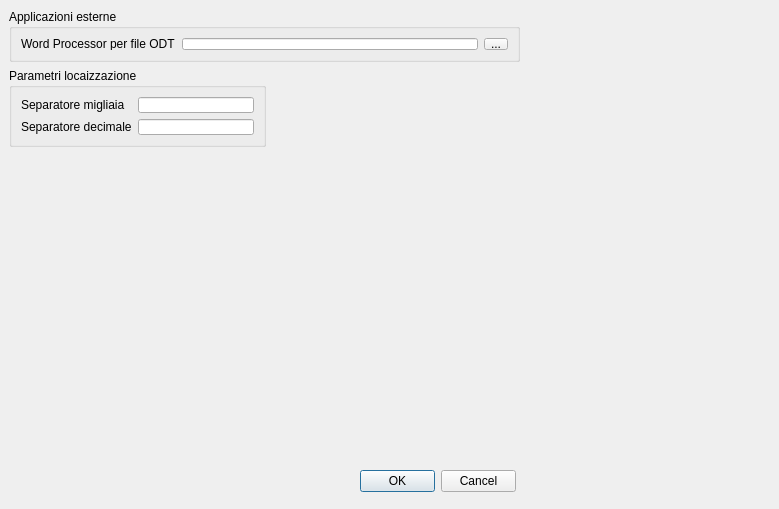
<?xml version="1.0" encoding="UTF-8"?>
<ui version="4.0">
 <class>SettingsDialog</class>
 <widget class="QDialog" name="SettingsDialog">
  <property name="geometry">
   <rect>
    <x>0</x>
    <y>0</y>
    <width>779</width>
    <height>509</height>
   </rect>
  </property>
  <property name="windowTitle">
   <string>Impostazioni</string>
  </property>
  <widget class="QGroupBox" name="groupBox">
   <property name="geometry">
    <rect>
     <x>9</x>
     <y>9</y>
     <width>511</width>
     <height>53</height>
    </rect>
   </property>
   <property name="title">
    <string>Applicazioni esterne</string>
   </property>
   <layout class="QGridLayout" name="gridLayout">
    <item row="0" column="0">
     <widget class="QLabel" name="wordProcessorFileLabel">
      <property name="text">
       <string>Word Processor per file ODT</string>
      </property>
     </widget>
    </item>
    <item row="0" column="1">
     <widget class="QLineEdit" name="wordProcessorFileLineEdit"/>
    </item>
    <item row="0" column="2">
     <widget class="QToolButton" name="wordProcessorSelectFileToolButton">
      <property name="text">
       <string>...</string>
      </property>
     </widget>
    </item>
   </layout>
  </widget>
  <widget class="QDialogButtonBox" name="buttonBox">
   <property name="geometry">
    <rect>
     <x>360</x>
     <y>470</y>
     <width>156</width>
     <height>23</height>
    </rect>
   </property>
   <property name="orientation">
    <enum>Qt::Horizontal</enum>
   </property>
   <property name="standardButtons">
    <set>QDialogButtonBox::Cancel|QDialogButtonBox::Ok</set>
   </property>
  </widget>
  <widget class="QGroupBox" name="localGroupBox">
   <property name="geometry">
    <rect>
     <x>9</x>
     <y>68</y>
     <width>257</width>
     <height>79</height>
    </rect>
   </property>
   <property name="title">
    <string>Parametri locaizzazione</string>
   </property>
   <layout class="QGridLayout" name="gridLayout_2">
    <item row="0" column="0">
     <widget class="QLabel" name="thSeparatorLabel">
      <property name="text">
       <string>Separatore migliaia</string>
      </property>
     </widget>
    </item>
    <item row="1" column="0" colspan="2">
     <widget class="QLabel" name="decSeparatorLabel">
      <property name="text">
       <string>Separatore decimale</string>
      </property>
     </widget>
    </item>
    <item row="1" column="2">
     <widget class="QLineEdit" name="decSeparatorLEdit">
      <property name="maxLength">
       <number>1</number>
      </property>
     </widget>
    </item>
    <item row="0" column="2">
     <widget class="QLineEdit" name="thSeparatorLEdit">
      <property name="maxLength">
       <number>1</number>
      </property>
     </widget>
    </item>
   </layout>
  </widget>
 </widget>
 <resources/>
 <connections>
  <connection>
   <sender>buttonBox</sender>
   <signal>accepted()</signal>
   <receiver>SettingsDialog</receiver>
   <slot>accept()</slot>
   <hints>
    <hint type="sourcelabel">
     <x>248</x>
     <y>254</y>
    </hint>
    <hint type="destinationlabel">
     <x>157</x>
     <y>274</y>
    </hint>
   </hints>
  </connection>
  <connection>
   <sender>buttonBox</sender>
   <signal>rejected()</signal>
   <receiver>SettingsDialog</receiver>
   <slot>reject()</slot>
   <hints>
    <hint type="sourcelabel">
     <x>316</x>
     <y>260</y>
    </hint>
    <hint type="destinationlabel">
     <x>286</x>
     <y>274</y>
    </hint>
   </hints>
  </connection>
 </connections>
</ui>
